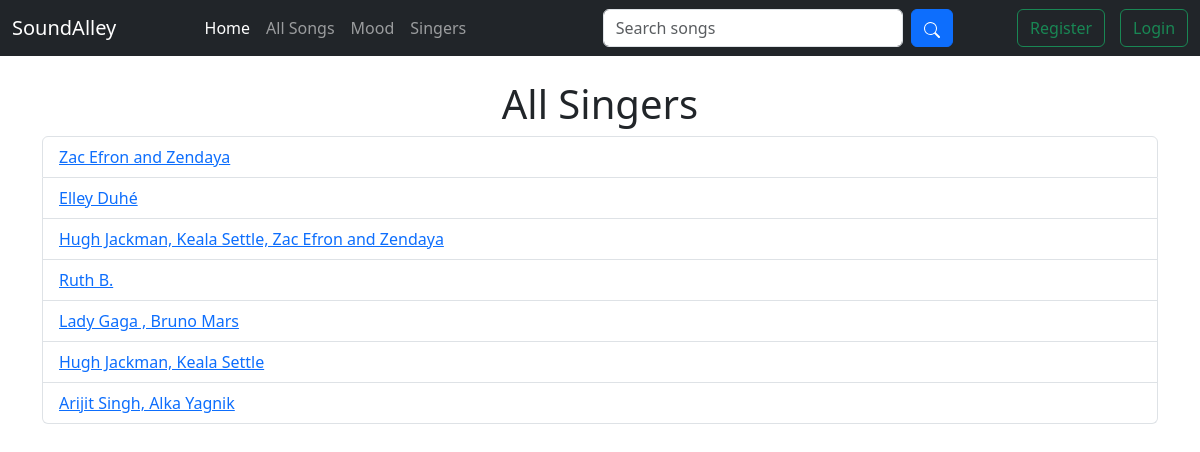
The app's page /singers/ with its own data.
### User/models.py (models this page shows, shortened)
class Song(models.Model):
    name = models.CharField(max_length=2000)
    singer = models.CharField(max_length=2000)
    tags = models.CharField(max_length=1000)
    image = models.ImageField(upload_to='media')
    song = models.FileField(upload_to='media')
    movie = models.CharField(max_length=1000, default="")
    mood = models.CharField(max_length=100, choices=[('happy', 'Happy'), ('sad', 'Sad'), ('energetic', 'Energetic'), ('romantic', 'Romantic'), ('chill', 'Chill')], default='happy')

### User/views.py (the view)
# urls.py: path('singers/', singer_list, name='singers'),
def singer_list(request):
    singers = Song.objects.values_list('singer', flat=True).distinct()
    return render(request, 'user/singers.html', {'singers': singers})

### templates/user/singers.html (shortened to what this page needs)
{% extends 'base.html' %}
{% block body %}
<div class="container mt-4">
    <h1 class="text-center">All Singers</h1>
    <ul class="list-group">
        {% for singer in singers %}
        <li class="list-group-item">
            <a href="/songs/{{i.id}}">{{ singer }}</a>
        </li>
        {% endfor %}
    </ul>
</div>
{% endblock %}

### records on screen
Song: singer "Zac Efron and Zendaya"
Song: singer "Elley Duhé"
Song: singer "Ruth B."
Song: singer "Lady Gaga , Bruno Mars"
Song: singer "Hugh Jackman, Keala Settle"
Song: singer "Arijit Singh, Alka Yagnik"

### other values on screen
{{ singer }} "Hugh Jackman, Keala Settle, Zac Efron and Zendaya"
